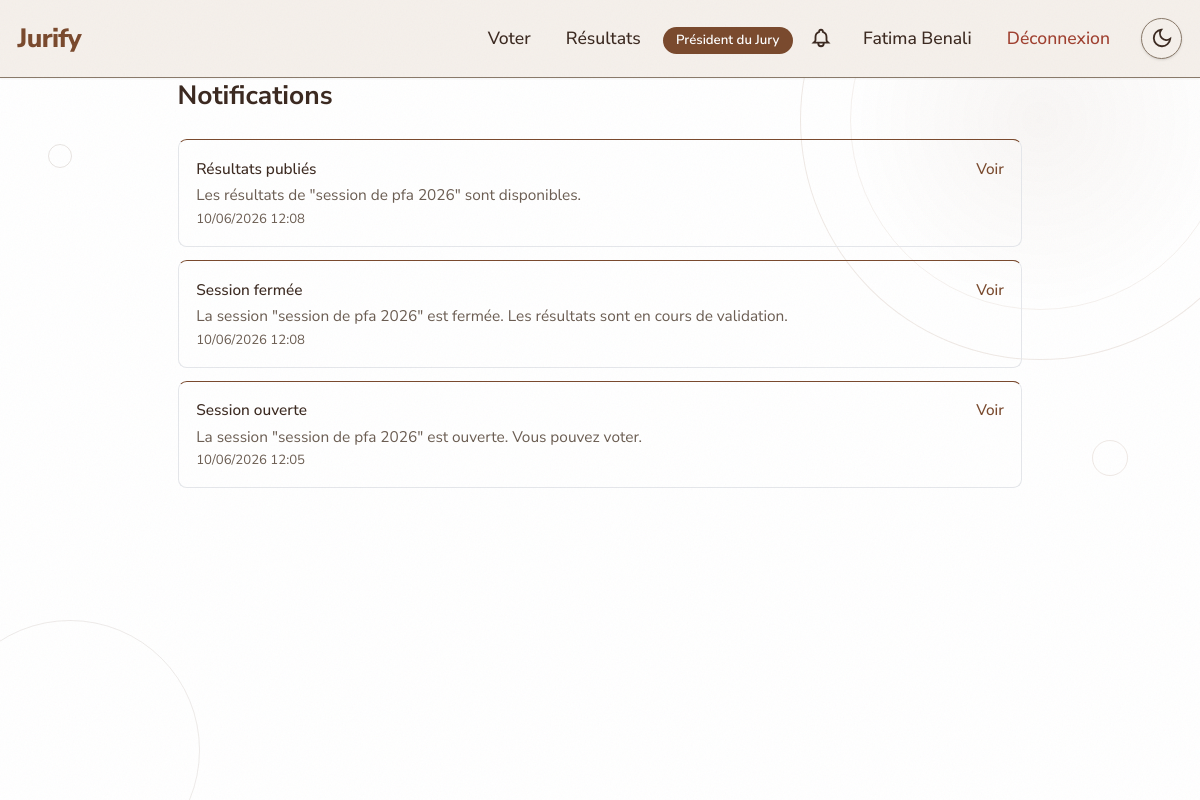
Page /notifications/ (signed in) on the committed database.
### website/models.py (models this page shows, shortened)
class CustomUser(AbstractUser):
    class Role(models.TextChoices):
        ADMIN = 'ADMIN', 'Administrateur'
        JURY = 'JURY', 'Membre du Jury'
        PRESIDENT_JURY = 'PRESIDENT_JURY', 'Président du Jury'
        STUDENT = 'STUDENT', 'Étudiant'
        GUEST = 'GUEST', 'Invité'
    role = models.CharField(max_length=20, choices=Role.choices, default=Role.STUDENT)
    email = models.EmailField(unique=True)
    failed_login_attempts = models.IntegerField(default=0)
    locked_until = models.DateTimeField(null=True, blank=True)
    USERNAME_FIELD = 'email'
    REQUIRED_FIELDS = ['username']
    class Meta:
        verbose_name = 'Utilisateur'
        verbose_name_plural = 'Utilisateurs'

class Notification(models.Model):
    class Type(models.TextChoices):
        INFO = 'INFO', 'Information'
        VOTE_OPEN = 'VOTE_OPEN', 'Session ouverte'
        VOTE_CLOSED = 'VOTE_CLOSED', 'Session fermée'
        RESULTS_PUBLISHED = 'RESULTS_PUBLISHED', 'Résultats publiés'
        PROJECT_VALIDATED = 'PROJECT_VALIDATED', 'Projet validé'
        PROJECT_REJECTED = 'PROJECT_REJECTED', 'Projet rejeté'
    user = models.ForeignKey(
        CustomUser, on_delete=models.CASCADE, related_name='notifications',
        verbose_name='Utilisateur'
    )
    type = models.CharField('Type', max_length=30, choices=Type.choices, default=Type.INFO)
    message = models.CharField('Message', max_length=255)
    lien = models.CharField('Lien', max_length=200, blank=True, help_text='URL optionnelle')
    lu = models.BooleanField('Lue', default=False)
    created_at = models.DateTimeField('Créée le', auto_now_add=True)
    class Meta:
        verbose_name = 'Notification'
        verbose_name_plural = 'Notifications'
        ordering = ['-created_at']

### website/views.py (the view)
# urls.py: path('notifications/', views.notifications_view, name='notifications'),
@role_required('ADMIN', 'JURY', 'PRESIDENT_JURY', 'STUDENT')
def notifications_view(request):
    notifications = Notification.objects.filter(user=request.user)
    Notification.objects.filter(user=request.user, lu=False).update(lu=True)
    return render(request, 'notifications.html', {
        'notifications': notifications,
        'title': 'Notifications',
    })

### website/context_processors.py (called while the page is built)
def notifications_processor(request):
    if request.user.is_authenticated:
        return {
            'unread_notifications_count': Notification.objects.filter(
                user=request.user, lu=False
            ).count(),
        }
    return {}

### website/templates/notifications.html
{% extends 'base.html' %}
{% block content %}
<div class="max-w-3xl mx-auto">
    <h1 class="text-2xl font-bold mb-6">Notifications</h1>
    {% if notifications %}
        <div class="space-y-3">
            {% for notif in notifications %}
                <div class="{% if not notif.lu %}p-4 rounded-lg border card-accent bg-[var(--color-primary)]/5{% else %}p-4 rounded-lg border card-accent{% endif %}">
                    <div class="flex items-start justify-between gap-4">
                        <div class="flex-1 min-w-0">
                            <p class="font-medium text-sm mb-1">{{ notif.get_type_display }}</p>
                            <p class="text-sm text-[var(--color-muted)]">{{ notif.message }}</p>
                            <p class="text-xs text-[var(--color-muted)] mt-1">{{ notif.created_at|date:"d/m/Y H:i" }}</p>
                        </div>
                        {% if notif.lien %}
                            <a href="{{ notif.lien }}" class="shrink-0 text-sm text-[var(--color-primary)] hover:underline font-medium">
                                Voir
                            </a>
                        {% endif %}
                    </div>
                </div>
            {% endfor %}
        </div>
    {% else %}
        <div class="text-center py-12 text-[var(--color-muted)]">
            <p>Aucune notification.</p>
        </div>
    {% endif %}
</div>
{% endblock %}

### website/templates/navbar.html (shortened to what this page needs)
{% load static %}
<nav class="bg-[var(--color-secondary)] p-4 border-b border-[var(--color-border)] flex items-center justify-between shadow-sm">
    <a href="{% url 'home' %}" class="text-2xl font-extrabold tracking-tight text-[var(--color-primary)]">
        Jurify
    </a>
    <ul class="flex items-center space-x-2">
        {% if user.is_authenticated %}
            {% if user.role == 'JURY' or user.role == 'PRESIDENT_JURY' %}
                <li>
                    <a href="{% url 'session_list' %}" class="px-3 py-2 hover:bg-[var(--color-border)] rounded-lg transition-colors font-medium">
                        Voter
                    </a>
                </li>
            {% endif %}
            <li>
                <a href="{% url 'results_public' %}" class="px-3 py-2 hover:bg-[var(--color-border)] rounded-lg transition-colors font-medium">
                    Résultats
                </a>
            </li>
            <li>
                <span class="px-3 py-1 text-xs font-semibold rounded-full bg-[var(--color-primary)] text-[var(--color-on-primary)]">
                    {{ user.get_role_display }}
                </span>
            </li>
            <li class="relative">
                <a href="{% url 'notifications' %}" class="p-2 hover:bg-[var(--color-border)] rounded-lg transition-colors inline-flex items-center">
                </a>
            </li>
            <li>
                <a href="{% url 'profile' %}" class="px-3 py-2 hover:bg-[var(--color-border)] rounded-lg transition-colors font-medium">
                    {{ user.get_full_name|default:user.email }}
                </a>
            </li>
            <li>
                <a href="{% url 'logout' %}" class="px-3 py-2 text-[var(--color-destructive)] hover:bg-red-50 rounded-lg transition-colors font-medium">
                    Déconnexion
                </a>
            </li>
        {% endif %}
        <li>
            <button onclick="toggleTheme()" id="theme-toggle" class="p-2 bg-[var(--color-secondary)] rounded-full shadow border border-[var(--color-border)] text-[var(--color-foreground)] ml-2">
                <span id="theme-icon-moon">
                    <svg xmlns="http://www.w3.org/2000/svg" class="w-5 h-5" fill="none" viewBox="0 0 24 24" stroke="currentColor" stroke-width="2">
                        <path d="M21 12.79A9 9 0 1 1 11.21 3 7 7 0 0 0 21 12.79z"></path>
                    </svg>
                </span>
            </button>
        </li>
    </ul>
</nav>

### static/css/theme.css (style rules this page uses)
:root { --font-family: 'Nunito Sans', sans-serif; --color-background: #FFFFFF; --color-foreground: #3C2A21; --color-primary: #7A4A2E; --color-on-primary: #FFFFFF; --color-secondary: #F5F0EB; --color-accent: #7A4A2E; --color-muted: #6B5D52; --color-border: #8A7A6A; --color-destructive: #A04030; --color-ring: #7A4A2E; --color-input-bg: #FFFFFF; --color-input-text: #3C2A21; --color-input-border: #B8A898; --color-input-placeholder: #9A8A7A; --color-select-bg: #FFFFFF; }
html { font-size: 110%; }
body { background-color: var(--color-background); color: var(--color-foreground); font-family: var(--font-family); margin: 0; padding: 0; line-height: 1.6; transition: background-color 0.3s, color 0.3s; }
.card-accent { border-top: 3px solid var(--color-primary); border-radius: 0.5rem; }
body::after { content: ''; position: fixed; inset: 0; z-index: 9998; pointer-events: none; background-repeat: repeat; background-size: 256px 256px; opacity: 0.04; mix-blend-mode: multiply; }

### rows in the picture
CustomUser: role "Président du Jury", get_full_name "Fatima Benali"
Notification: type "Résultats publiés", message "Les résultats de \"session de pfa 2026\" sont disponibles.", created_at "10/06/2026 12:08"
Notification: type "Session fermée", message "La session \"session de pfa 2026\" est fermée. Les résultats sont en cours de validation.", created_at "10/06/2026 12:08"
Notification: type "Session ouverte", message "La session \"session de pfa 2026\" est ouverte. Vous pouvez voter.", created_at "10/06/2026 12:05"
